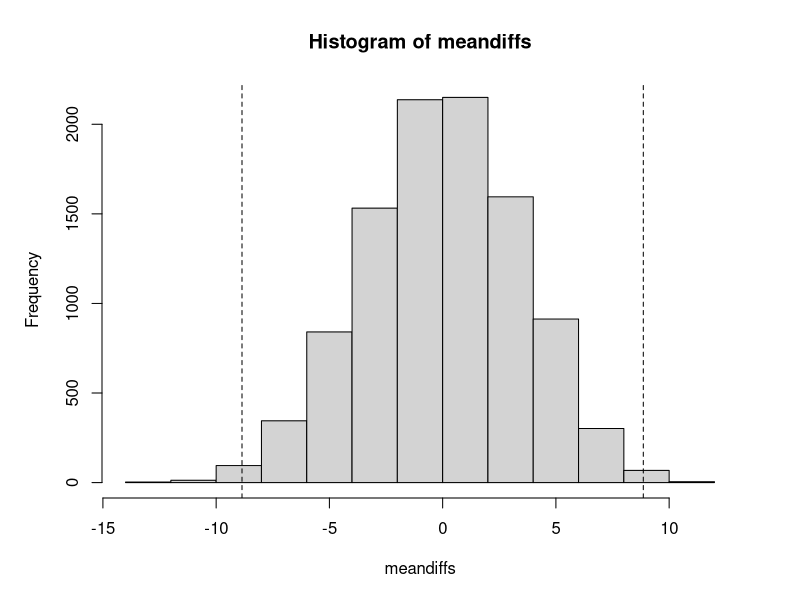

Here is the R script that generated this plot:
###########################################
#### CHAPTER 4 - CONDITIONAL INFERENCE ####
###########################################

#### Sub-secition 4.3.1 - Roomwidth

data("roomwidth", package="HSAUR3")
convert <- ifelse(roomwidth$unit == "feet", 1, 3.28)
feet <- roomwidth$unit == "feet"
meter <- !feet
y <- roomwidth$width * convert

T <- mean(y[feet]) - mean(y[meter])
T

meandiffs <- double(9999)
for (i in 1:length(meandiffs)) {
      sy <- sample(y)
      meandiffs[i] <- mean(sy[feet]) - mean(sy[meter])
}

X11(15,15)
par(oma=c(0,1,0,1))
hist(meandiffs)
abline(v=T, lty=2)
abline(v=-T, lty=2)

greater <- abs(meandiffs) > abs(T)
mean(greater)

binom.test(sum(greater), length(greater))$conf.int

install.packages("coin")
library(coin)

independence_test(y ~ unit, data=roomwidth, distribution = exact())
wilcox_test(y ~ unit, data=roomwidth, distribution = exact())

#### Sub-section 4.3.2 - Crowds and threatened suicide

data("suicides", package="HSAUR3")

################################
#### FIN DE LA PROGRAMACI?N ####
################################
